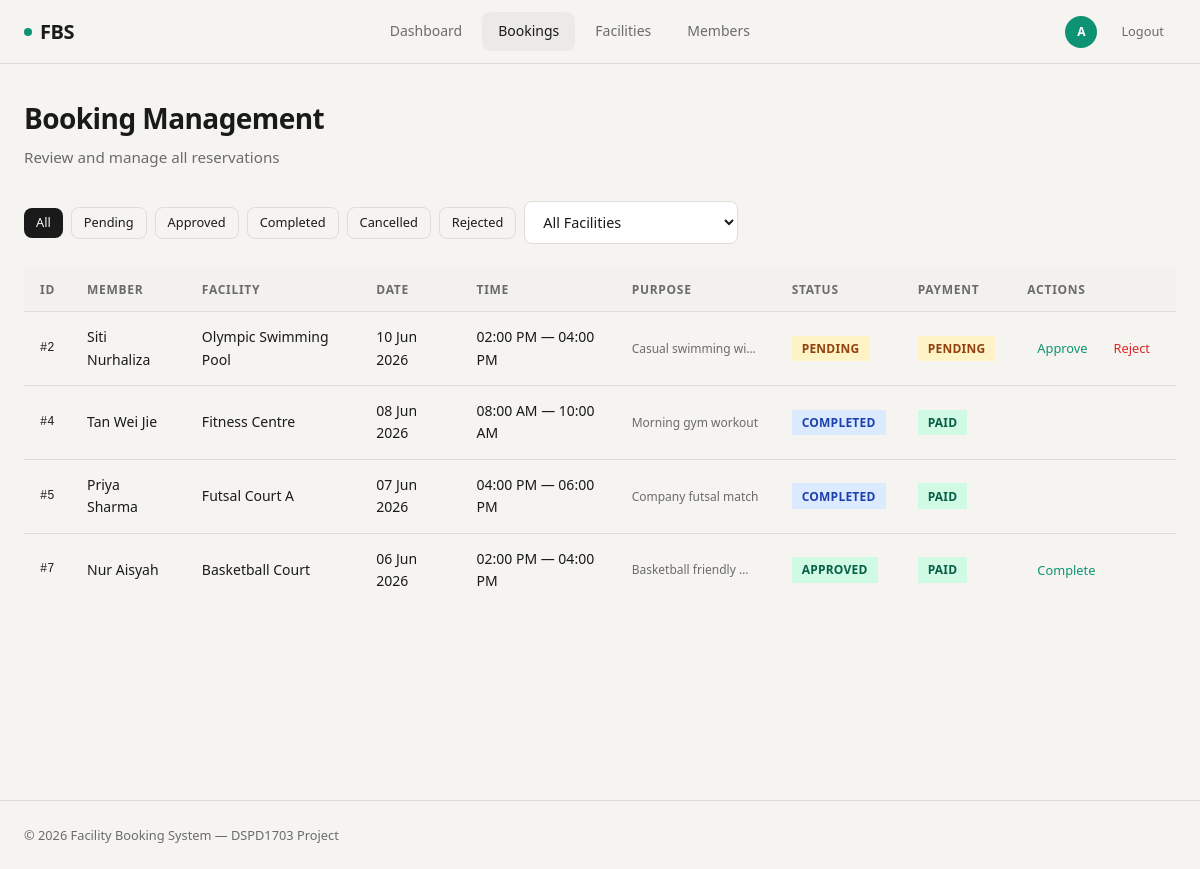
The page /staff/bookings.php (signed in) on the database its author committed.
### tables this page shows
CREATE TABLE `booking` (
  `BookingID` int(11) NOT NULL,
  `BookingDate` date NOT NULL,
  `StartTime` time NOT NULL,
  `EndTime` time NOT NULL,
  `BookingStatus` enum('Pending','Approved','Rejected','Completed','Cancelled') DEFAULT 'Pending',
  `Purpose` varchar(255) NOT NULL,
  `CreatedDateTime` datetime DEFAULT current_timestamp(),
  `MemberID` int(11) NOT NULL,
  `FacilityID` int(11) NOT NULL,
  `StaffID` int(11) DEFAULT NULL
);

CREATE TABLE `member` (
  `MemberID` int(11) NOT NULL,
  `MemberName` varchar(100) NOT NULL,
  `MemberContactNo` varchar(15) NOT NULL,
  `MemberEmail` varchar(100) NOT NULL,
  `MemberUsername` varchar(50) NOT NULL,
  `MemberPassword` varchar(255) NOT NULL,
  `AccountStatus` enum('Active','Inactive','Suspended') DEFAULT 'Active'
);

CREATE TABLE `facility` (
  `FacilityID` int(11) NOT NULL,
  `FacilityName` varchar(100) NOT NULL,
  `FacilityCategory` varchar(50) NOT NULL,
  `FacilityCapacity` int(11) NOT NULL,
  `FacilityDetail` varchar(100) DEFAULT NULL,
  `RatePerHour` decimal(10,2) NOT NULL,
  `FacilityStatus` enum('Available','Unavailable','Maintenance') DEFAULT 'Available'
);

CREATE TABLE `payment` (
  `PaymentID` int(11) NOT NULL,
  `PaymentAmount` decimal(10,2) NOT NULL,
  `PaymentMethod` enum('Cash','Online Banking','Credit Card','Debit Card','E-Wallet') NOT NULL,
  `PaymentStatus` enum('Pending','Paid','Failed','Refunded') DEFAULT 'Pending',
  `PaymentDateTime` datetime DEFAULT current_timestamp(),
  `ReceiptNumber` varchar(50) DEFAULT NULL,
  `BookingID` int(11) NOT NULL
);

### staff/bookings.php (the view, shortened to what this page needs)
<?php
require_once __DIR__ . '/../includes/db.php';
$statusFilter = $_GET['status'] ?? '';
$sql = "
    SELECT b.*, m.MemberName, m.MemberEmail, f.FacilityName,
           p.PaymentStatus, p.ReceiptNumber
    FROM booking b
    JOIN member m ON b.MemberID = m.MemberID
    JOIN facility f ON b.FacilityID = f.FacilityID
    LEFT JOIN payment p ON b.BookingID = p.BookingID
    WHERE 1=1
";
$params = [];
$sql .= " ORDER BY b.CreatedDateTime DESC";
$stmt = $pdo->prepare($sql);
$stmt->execute($params);
$bookings = $stmt->fetchAll();
require_once __DIR__ . '/../includes/header.php';
?>
<div class="page-wrapper">
  <div class="container">
    <div class="page-header">
      <h1 class="page-title">Booking Management</h1>
      <p class="page-subtitle">Review and manage all reservations</p>
    </div>
    <div class="filter-bar">
      <a href="/DSPD47_GROUP_1/staff/bookings.php" class="btn <?= !$statusFilter ? 'btn-dark' : 'btn-outline' ?> btn-sm">All</a>
      <?php foreach (['Pending', 'Approved', 'Completed', 'Cancelled', 'Rejected'] as $s): ?>
        <a href="/DSPD47_GROUP_1/staff/bookings.php?status=<?= $s ?>" class="btn <?= $statusFilter === $s ? 'btn-dark' : 'btn-outline' ?> btn-sm"><?= $s ?></a>
      <?php endforeach; ?>
      <select name="facility" class="form-select" style="width:auto;min-width:160px;" onchange="window.location='?facility='+this.value<?= $statusFilter ? "+'&status=$statusFilter'" : '' ?>">
        <option value="0">All Facilities</option>
      </select>
    </div>
    <?php if (empty($bookings)): ?>
      <div class="empty-state">
        <div class="empty-state-icon">📅</div>
        <h3>No bookings found</h3>
        <p>No bookings match the current filter.</p>
      </div>
    <?php else: ?>
      <div class="table-wrap">
        <table>
          <thead>
            <tr>
              <th>ID</th>
              <th>Member</th>
              <th>Facility</th>
              <th>Date</th>
              <th>Time</th>
              <th>Purpose</th>
              <th>Status</th>
              <th>Payment</th>
              <th>Actions</th>
            </tr>
          </thead>
          <tbody>
            <?php foreach ($bookings as $b): ?>
            <tr>
              <td class="font-mono text-xs">#<?= $b['BookingID'] ?></td>
              <td class="font-medium"><?= htmlspecialchars($b['MemberName']) ?></td>
              <td><?= htmlspecialchars($b['FacilityName']) ?></td>
              <td><?= date('d M Y', strtotime($b['BookingDate'])) ?></td>
              <td><?= date('h:i A', strtotime($b['StartTime'])) ?> — <?= date('h:i A', strtotime($b['EndTime'])) ?></td>
              <td class="text-muted text-xs max-w-32" style="max-width:160px;overflow:hidden;text-overflow:ellipsis;white-space:nowrap;"><?= htmlspecialchars($b['Purpose'] ?? '—') ?></td>
              <td><span class="badge badge-<?= strtolower($b['BookingStatus']) ?>"><?= $b['BookingStatus'] ?></span></td>
              <td>
                <?php if ($b['PaymentStatus'] === 'Paid'): ?>
                  <span class="badge badge-paid">Paid</span>
                <?php elseif ($b['PaymentStatus']): ?>
                  <span class="badge badge-<?= strtolower($b['PaymentStatus']) ?>"><?= $b['PaymentStatus'] ?></span>
                <?php else: ?>
                  <span class="text-muted text-xs">—</span>
                <?php endif; ?>
              </td>
              <td>
                <div class="action-btns">
                  <?php if ($b['BookingStatus'] === 'Pending'): ?>
                    <a href="/DSPD47_GROUP_1/staff/bookings.php?action=approve&id=<?= $b['BookingID'] ?><?= $statusFilter ? '&status='.$statusFilter : '' ?>" class="action-btn approve" data-confirm="Approve booking #<?= $b['BookingID'] ?>?">Approve</a>
                    <a href="/DSPD47_GROUP_1/staff/bookings.php?action=reject&id=<?= $b['BookingID'] ?><?= $statusFilter ? '&status='.$statusFilter : '' ?>" class="action-btn reject" data-confirm="Reject booking #<?= $b['BookingID'] ?>?">Reject</a>
                  <?php endif; ?>
                  <?php if ($b['BookingStatus'] === 'Approved'): ?>
                    <a href="/DSPD47_GROUP_1/staff/bookings.php?action=complete&id=<?= $b['BookingID'] ?><?= $statusFilter ? '&status='.$statusFilter : '' ?>" class="action-btn approve" data-confirm="Mark booking #<?= $b['BookingID'] ?> as completed?">Complete</a>
                  <?php endif; ?>
                </div>
              </td>
            </tr>
            <?php endforeach; ?>
          </tbody>
        </table>
      </div>
    <?php endif; ?>
  </div>
</div>
<?php require_once __DIR__ . '/../includes/footer.php'; ?>

### assets/css/style.css (style rules this page uses)
*, *::before, *::after { box-sizing: border-box; margin: 0; padding: 0; }
:root { --bg: #f5f4f0; --bg-card: #ffffff; --bg-dark: #1a1a1a; --text: #1a1a1a; --text-muted: #6b6b6b; --text-inverse: #f5f4f0; --accent: #0d9373; --accent-hover: #0a7d62; --accent-light: #e6f7f1; --danger: #dc2626; --danger-hover: #b91c1c; --warning: #d97706; --border: #e0ddd8; --border-dark: #2a2a2a; --radius-sm: 0.5rem; --radius-md: 0.75rem; --radius-lg: 1rem; --radius-xl: 1.5rem; --shadow-sm: 0 1px 2px rgba(0,0,0,0.04); --shadow-md: 0 4px 12px rgba(0,0,0,0.06); --shadow-lg: 0 8px 30px rgba(0,0,0,0.08); --font-sans: 'Segoe UI', system-ui, -apple-system, sans-serif; --font-mono: 'Cascadia Code', 'JetBrains Mono', 'Fira Code', monospace; --max-w: 1280px; --header-h: 64px; }
html { font-size: 16px; -webkit-font-smoothing: antialiased; }
body { font-family: var(--font-sans); background: var(--bg); color: var(--text); line-height: 1.6; min-height: 100dvh; }
a { color: inherit; text-decoration: none; }
input, select, textarea { font-family: inherit; font-size: inherit; }
.container { max-width: var(--max-w); margin: 0 auto; padding: 0 1.5rem; }
.text-xs { font-size: 0.75rem; }
.font-mono { font-family: var(--font-mono); }
.font-medium { font-weight: 500; }
.text-muted { color: var(--text-muted); }
.btn { display: inline-flex; align-items: center; justify-content: center; gap: 0.5rem; padding: 0.625rem 1.25rem; border-radius: var(--radius-sm); font-size: 0.875rem; font-weight: 500; transition: all 0.2s cubic-bezier(0.16, 1, 0.3, 1); white-space: nowrap; line-height: 1.4; }
.btn-dark { background: var(--bg-dark); color: var(--text-inverse); }
.btn-outline { background: transparent; border: 1px solid var(--border); color: var(--text); }
.btn-sm { padding: 0.375rem 0.75rem; font-size: 0.8rem; }
.form-input, .form-select, .form-textarea { width: 100%; padding: 0.625rem 0.875rem; border: 1px solid var(--border); border-radius: var(--radius-sm); background: var(--bg-card); color: var(--text); font-size: 0.9rem; transition: border-color 0.2s, box-shadow 0.2s; }
.badge { display: inline-flex; align-items: center; padding: 0.2rem 0.625rem; border-radius: var(--radius-full); font-size: 0.75rem; font-weight: 600; letter-spacing: 0.02em; text-transform: uppercase; }
.badge-pending { background: #fef3c7; color: #92400e; }
.badge-approved { background: #d1fae5; color: #065f46; }
.badge-completed { background: #dbeafe; color: #1e40af; }
.badge-paid { background: #d1fae5; color: #065f46; }
.table-wrap { overflow-x: auto; }
table { width: 100%; border-collapse: collapse; }
th { text-align: left; padding: 0.75rem 1rem; font-size: 0.75rem; font-weight: 600; text-transform: uppercase; letter-spacing: 0.06em; color: var(--text-muted); border-bottom: 1px solid var(--border); background: rgba(0,0,0,0.01); }
td { padding: 0.875rem 1rem; border-bottom: 1px solid var(--border); font-size: 0.875rem; }
tr:last-child td { border-bottom: none; }
.page-wrapper { min-height: calc(100dvh - var(--header-h)); padding: 2rem 0; }
.page-header { margin-bottom: 2rem; }
.page-title { font-size: 1.75rem; font-weight: 700; letter-spacing: -0.02em; margin-bottom: 0.25rem; }
.page-subtitle { color: var(--text-muted); font-size: 0.95rem; }
.filter-bar { display: flex; gap: 0.5rem; flex-wrap: wrap; margin-bottom: 1.5rem; align-items: center; }
.filter-bar .form-select { width: auto; min-width: 160px; }
.action-btns { display: flex; gap: 0.375rem; }
.action-btn { padding: 0.375rem 0.625rem; border-radius: var(--radius-sm); font-size: 0.8rem; font-weight: 500; transition: all 0.2s; }
.action-btn.approve { color: var(--accent); }
.action-btn.reject { color: var(--danger); }

### rows shown on the page
booking: BookingID "2", MemberID.MemberName "Siti Nurhaliza", FacilityID.FacilityName "Olympic Swimming Pool", BookingDate "10 Jun 2026", StartTime "02:00 PM", EndTime "04:00 PM", Purpose "Casual swimming wi…", BookingStatus "PENDING", payment.PaymentStatus "PENDING"
booking: BookingID "4", MemberID.MemberName "Tan Wei Jie", FacilityID.FacilityName "Fitness Centre", BookingDate "08 Jun 2026", StartTime "08:00 AM", EndTime "10:00 AM", Purpose "Morning gym workout", BookingStatus "COMPLETED", shows "PAID"
booking: BookingID "5", MemberID.MemberName "Priya Sharma", FacilityID.FacilityName "Futsal Court A", BookingDate "07 Jun 2026", StartTime "04:00 PM", EndTime "06:00 PM", Purpose "Company futsal match", BookingStatus "COMPLETED", shows "PAID"
booking: BookingID "7", MemberID.MemberName "Nur Aisyah", FacilityID.FacilityName "Basketball Court", BookingDate "06 Jun 2026", StartTime "02:00 PM", EndTime "04:00 PM", Purpose "Basketball friendly…", BookingStatus "APPROVED", shows "PAID"

### other values the page prints
substr($_SESSION['user_name'] ?? 'U', 0, 1) "A"
$s "Pending"
$s "Approved"
$s "Completed"
$s "Cancelled"
$s "Rejected"
